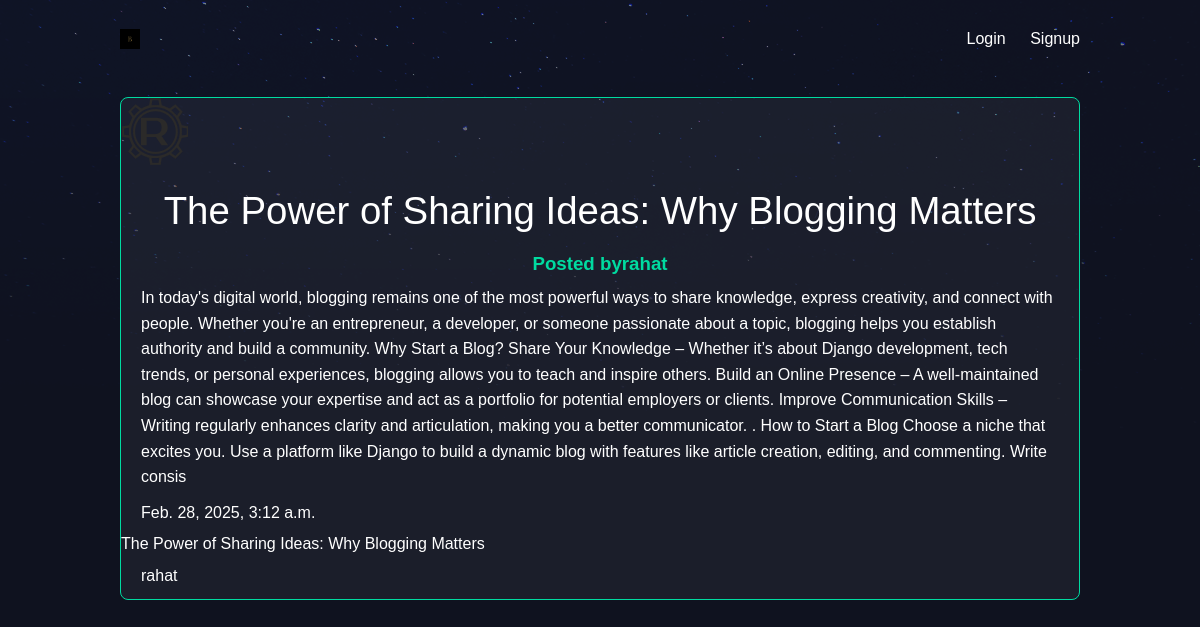
The page /articles/the-power-of-sharing-ideas-why-blogging-matters/ on the database its author committed.
### articles/models.py (models this page shows, shortened)
class Article(models.Model):
    title = models.CharField(max_length=100)
    slug = models.SlugField(unique=True, blank=True)
    body = models.TextField(max_length=1000)
    createdAt = models.DateTimeField(auto_now_add=True)
    thumb = models.ImageField(default='default.png',blank=True)
    author = models.ForeignKey(User, on_delete=models.SET_NULL, null=True, blank=True)#Keeps articles even if the user is deleted

### articles/views.py (the view)
# urls.py: path('articles/<slug:slug>/', views.article_details,name='article_details'),
def article_details(request,slug):
    article = get_object_or_404(Article, slug=slug)  # Fetch article using slug
    return render(request,'articles/article_details.html',{'article': article})

### articles/templates/articles/article_details.html
{% extends "base.html" %}
{% block content %}
<div class="article-detail">
    <div class="article">
        <img src="{{ article.thumb.url }}" alt="Article Image">
        <h2>{{ article.title }}</h2>
        <h3>Posted by{{ article.author }}</h3>
        <p>{{ article.body }}</p>
        <p>{{ article.createdAt }}</p>
        <a href="{% url 'article_details' article.slug %}">{{ article.title }}</a>
            <p>{{ article.author }}</p>
    </div>
</div>
{% endblock %}

### root/assets/styles.css (style rules this page uses)
body { background-color: #0f121f; background-image: url(/static/stars.png); background-repeat: no-repeat; color: #fff; font-family: 'Ubuntu', sans-serif; margin: 0; padding: 0; }
h1, h2, h3, h4, h5 { font-weight: normal; margin: 0; }
a, a:hover, a:visited { color: #fff; text-decoration: none; }
.article { padding: 15px; border: 1px solid #00dba0; position: relative; background: rgba(255, 255, 255, 0.05); transition: 0.3s; border-radius: 8px; }
.article h2 { font-size: 1.4em; }
.article-detail .article { padding: 0; }
.article-detail .article img { max-width: 100%; border-radius: 8px; }
.article-detail .article h2 { text-align: center; margin: 20px auto; font-size: 2.4em; }
.article-detail .article h3 { text-align: center; font-weight: bold; color: #00dba0; }
.article-detail .article p { margin: 10px 20px; line-height: 1.6; }

### rows shown on the page
Article: thumb (picture), title "The Power of Sharing Ideas: Why Blogging Matters", author "rahat", body "In today's digital world, blogging remains one of the most powerful ways to share knowledge, express creativity, and connect with people. Whether you're an entrepreneur, a developer, or someone passionate about a topic, blogging helps you establish authority and build a community. Why Start a Blog? Share Your Knowledge – Whether it’s about Django development, tech trends, or personal experiences, blogging allows you to teach and inspire others. Build an Online Presence – A well-maintained blog can showcase your expertise and act as a portfolio for potential employers or clients. Improve Communication Skills – Writing regularly enhances clarity and articulation, making you a better…", createdAt "Feb. 28, 2025, 3:12 a.m."
